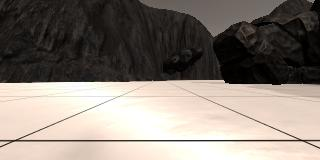
#> input picture Projects/1_Search_and_Sample_Return/Sample-Rover-Project/test_dataset/calibration_images/example_grid1.jpg, 320 x 160 px
$ jupyter execute --allow-errors 'P1 Sample and Search Test Code.ipynb'   (shell and % lines are left out)   (older library calls are emulated)
#> lines starting #> are read from the running program, lines starting #| are printed output that depends on the picture
# Generating WorldMap and Video

[cell 1]
#%matplotlib qt # Choose %matplotlib qt to plot to an interactive window (note it may show up behind your browser)
# Make some of the relevant imports
import cv2 # OpenCV for perspective transform
import numpy as np
import matplotlib.image as mpimg
import matplotlib.pyplot as plt
# import scipy.misc # For saving images as needed
import glob  # For reading in a list of images from a folder
import imageio
# imageio.plugins.ffmpeg.download()

## Quick Look at the Data
There's some example data provided in the `test_dataset` folder.  This basic dataset is enough to get you up and running but if you want to hone your methods more carefully you should record some data of your own to sample various scenarios in the simulator.

Next, read in and display a random image from the `test_dataset` folder

[cell 2]
path = '../test_dataset/IMG/*'
img_list = glob.glob(path)
# Grab a random image and display it
#> (the rest of this cell did not finish here and is left out)

## Calibration Data
Read in and display example grid and rock sample calibration images.  You'll use the grid for perspective transform and the rock image for creating a new color selection that identifies these samples of interest.

[cell 3]
# In the simulator you can toggle on a grid on the ground for calibration
# You can also toggle on the rock samples with the 0 (zero) key.
# Here's an example of the grid and one of the rocks
example_grid = '../test_dataset/calibration_images/example_grid1.jpg'
example_rock = '../test_dataset/calibration_images/example_rock1.jpg'
grid_img = mpimg.imread(example_grid)
#> grid_img is the input picture: shape (160, 320, 3); mean R, G, B 135.1, 126.3, 118.3
rock_img = mpimg.imread(example_rock)
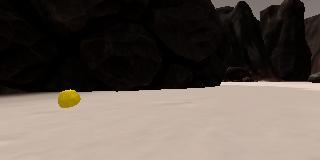
#> input picture Projects/1_Search_and_Sample_Return/Sample-Rover-Project/test_dataset/calibration_images/example_rock1.jpg, 320 x 160 px
#> rock_img is the input picture: shape (160, 320, 3); mean R, G, B 95.4, 85.6, 77.9

fig = plt.figure(figsize=(12,3))
plt.subplot(121)
plt.imshow(grid_img)
plt.subplot(122)
plt.imshow(rock_img)
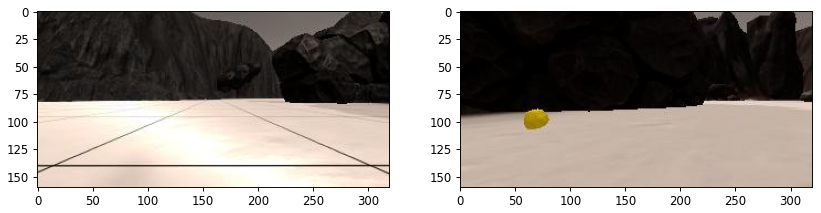
#> figure drawn by matplotlib, 2 panels

## Perspective Transform

Define the perspective transform function from the lesson and test it on an image.

[cell 4]
# Define a function to perform a perspective transform
# I've used the example grid image above to choose source points for the
# grid cell in front of the rover (each grid cell is 1 square meter in the sim)
# Define a function to perform a perspective transform
# [6 lines left out: function perspect_transform, not called in this run]


# Define calibration box in source (actual) and destination (desired) coordinates
# These source and destination points are defined to warp the image
# to a grid where each 10x10 pixel square represents 1 square meter
# The destination box will be 2*dst_size on each side
dst_size = 5
# Set a bottom offset to account for the fact that the bottom of the image
# is not the position of the rover but a bit in front of it
# this is just a rough guess, feel free to change it!
bottom_offset = 6
source = np.float32([[14, 140], [301 ,140],[200, 96], [118, 96]])
#> (the rest of this cell did not finish here and is left out)

## Color Thresholding
Define the color thresholding function from the lesson and apply it to the warped image

**TODO:** Ultimately, you want your map to not just include navigable terrain but also obstacles and the positions of the rock samples you're searching for.  Modify this function or write a new function that returns the pixel locations of obstacles (areas below the threshold) and rock samples (yellow rocks in calibration images), such that you can map these areas into world coordinates as well.
**Hints and Suggestion:**
* For obstacles you can just invert your color selection that you used to detect ground pixels, i.e., if you've decided that everything above the threshold is navigable terrain, then everthing below the threshold must be an obstacle!

* For rocks, think about imposing a lower and upper boundary in your color selection to be more specific about choosing colors.  You can investigate the colors of the rocks (the RGB pixel values) in an interactive matplotlib window to get a feel for the appropriate threshold range (keep in mind you may want different ranges for each of R, G and B!).  Feel free to get creative and even bring in functions from other libraries.  Here's an example of [color selection](http://opencv-python-tutroals.readthedocs.io/en/latest/py_tutorials/py_imgproc/py_colorspaces/py_colorspaces.html) using OpenCV.

* **Beware However:** if you start manipulating images with OpenCV, keep in mind that it defaults to `BGR` instead of `RGB` color space when reading/writing images, so things can get confusing.

[cell 5]
# Identify pixels above the threshold
# Threshold of RGB > 160 does a nice job of identifying ground pixels only
# [13 lines left out: function color_thresh, not called in this run]

#> (the rest of this cell did not finish here and is left out)

## Coordinate Transformations
Define the functions used to do coordinate transforms and apply them to an image.

[cell 6]
# Define a function to convert from image coords to rover coords
# [49 lines left out: functions rover_coords, to_polar_coords, rotate_pix, translate_pix, pix_to_world, not called in this run]

# Grab another random image
#> (the rest of this cell did not finish here and is left out)

## Process stored images

[cell 7]
# Import pandas and read in csv file as a dataframe
import pandas as pd
import matplotlib.image as mpimg
import numpy
# Change the path below to your data directory
# If you are in a locale (e.g., Europe) that uses ',' as the decimal separator
# change the '.' to ','
df = pd.read_csv('./log.csv', delimiter=',', decimal='.')
#> (reads Projects/1_Search_and_Sample_Return/Sample-Rover-Project/code/log.csv from the repository)
csv_img_list = df["Path"].tolist() # Create list of image pathnames
# Read in ground truth map and create a 3-channel image with it
#> (the rest of this cell did not finish here and is left out)

[cell 8]
# Define a function to pass stored images to
# reading rover position and yaw angle from csv file
# This function will be used by moviepy to create an output video
# [81 lines left out: function process_image, not called in this run]

## Make a video from processed image data
Using the [moviepy](https://zulko.github.io/moviepy/) library to process images and create a video.

[cell 9]
# Import everything needed to edit/save/watch video clips
from moviepy.editor import VideoFileClip
from moviepy.editor import ImageSequenceClip


# Define pathname to save the output video
output = './mapping.mp4'
#> output = './mapping.mp4'
#> (the rest of this cell did not finish here and is left out)
